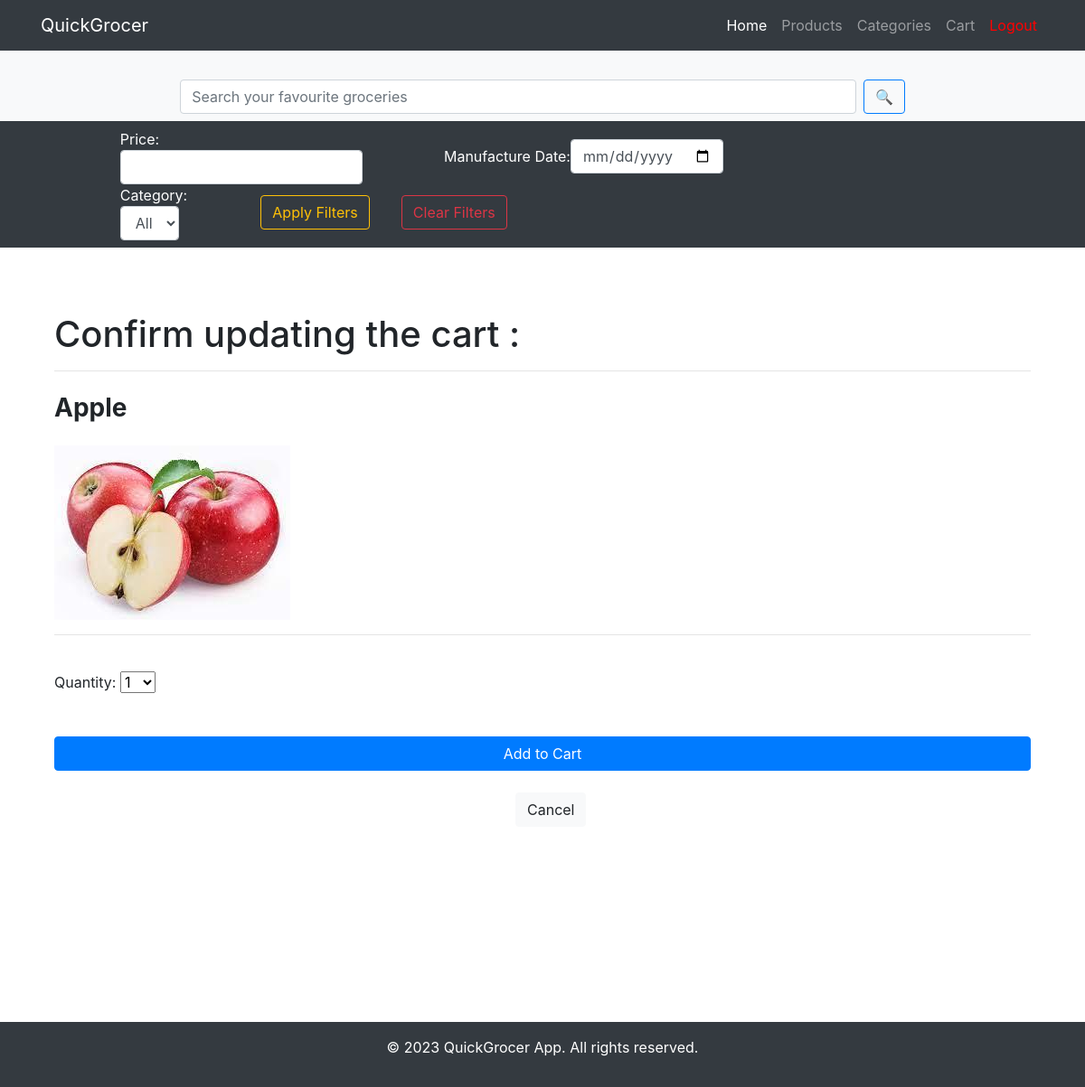
Screenshot of /update_cart/1 (signed in) with the database file from the repository.
### application/models.py (models this page shows, shortened)
class Product(db.Model):
    id = db.Column(db.Integer, primary_key=True)
    product_name = db.Column(db.String(80), unique=True, nullable=False)
    product_picture = db.Column(db.String(160), nullable=False, default='default.png')
    total_quantity = db.Column(db.Integer, unique=False, nullable=False)
    rate_per_unit = db.Column(db.Integer, unique=False, nullable=False)
    manufacture_date = db.Column(db.Date, unique=False, nullable=False)
    unit_id = db.Column(db.Integer, db.ForeignKey('unit.id'), nullable=False)
    category_id = db.Column(db.Integer, db.ForeignKey('category.id'), nullable=False)
    cart = db.relationship('Cart', backref='product', lazy=True)

### application/auth_user.py (the view, shortened to what this page needs)
@auth_user.route('/update_cart/<int:cart_id>', methods=['GET', 'POST'])
@login_required
def update_cart(cart_id):
    return render_template('update_cart.html', user=current_user, cart=Cart.query.get(cart_id))

### application/models.py (called while the page is built)
    def is_admin(self):
        return False

### application/templates/update_cart.html (shortened to what this page needs)
{% extends "base.html" %}
{% block hero %} {% include "search_form.html" %} {% endblock %}
{% block content %} {% if cart %}
<div class="container">
    <div class="row">
        <div class="col-lg-12">
            <h1 class="mt-4">Confirm updating the cart :</h1>
            <hr />
            <h3 class="mt-4">
                <strong>{{ cart.product.product_name }}</strong>
            </h3>
            <h3 class="mt-4">
                <img
                    src="{{ url_for('static', filename='images/' + cart.product.product_picture) }}"
                    alt="Image of {{ cart.product.product_name }}" />
            </h3>
            <hr />
            <form
                method="post"
                action="{{ url_for('auth_user.update_cart', cart_id=cart.id) }}"
                enctype="multipart/form-data">
                <br />
                <div class="form-group">
                    <label for="quantity">Quantity:</label>
                    <select name="quantity" id="quantity">
                        {% for i in range(1, 11) %}
                        <option value="{{ i }}">{{ i }}</option>
                        {% endfor %}
                    </select>
                </div>
                <br />
                <button type="submit" class="btn btn-primary btn-block">
                    Add to Cart
                </button>
            </form>
            <br />
            <div class="mx-auto" style="width: 60px">
                <a
                    href="{{ url_for('views.view_product', product_id=cart.product.id) }}"
                    class="btn btn-light"
                    >Cancel</a
                >
            </div>
        </div>
    </div>
</div>
{% endif %} {% endblock %}

### rows the page displays
Product: product.product_name "Apple", product_picture (picture)

### other values shown
form field quantity "1"
